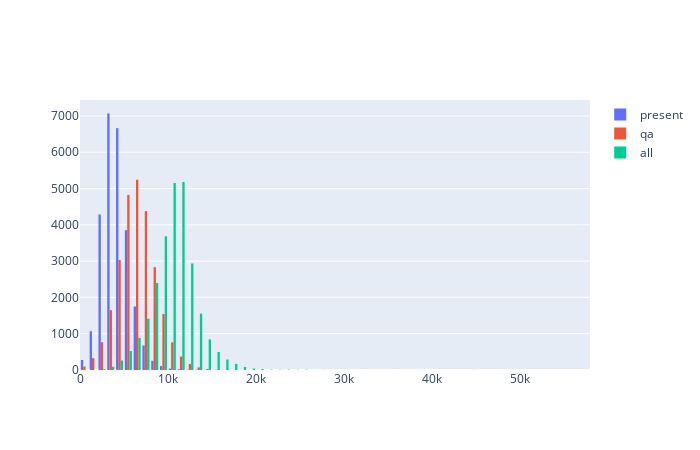

The cell this chart's notebook holds for it:
### Code cell
import plotly.express as px
import plotly.graph_objects as go

fig = (go.Figure(go.Histogram(x=seq_len_present, nbinsx=100, name='present'))
    .add_histogram(x=seq_len_qa, name='qa')
    .add_histogram(x=seq_len_all, name='all')
    .update_layout(autosize=False))
fig.write_html('data/seq_len_tokenized_by_XLNet.html', include_plotlyjs='cdn')
fig

### Figure 1 — Plotly figure (JSON) as saved in the notebook; plotly's stock layout.template omitted (floating-point values rounded to 4 significant figures; data arrays with more than 128 entries replaced by an {"elided": "..."} marker saying what was removed)
{"data": [{"name": "present", "nbinsx": 100, "type": "histogram", "x": {"elided": "26108 int values"}}, {"name": "qa", "type": "histogram", "x": {"elided": "26108 int values"}}, {"name": "all", "type": "histogram", "x": {"elided": "26108 int values"}}], "layout": {"autosize": false, "height": 450, "width": 700, "xaxis": {"autorange": true, "range": [-0.5, 58000.0], "type": "linear"}, "yaxis": {"autorange": true, "range": [0, 7440]}}}
